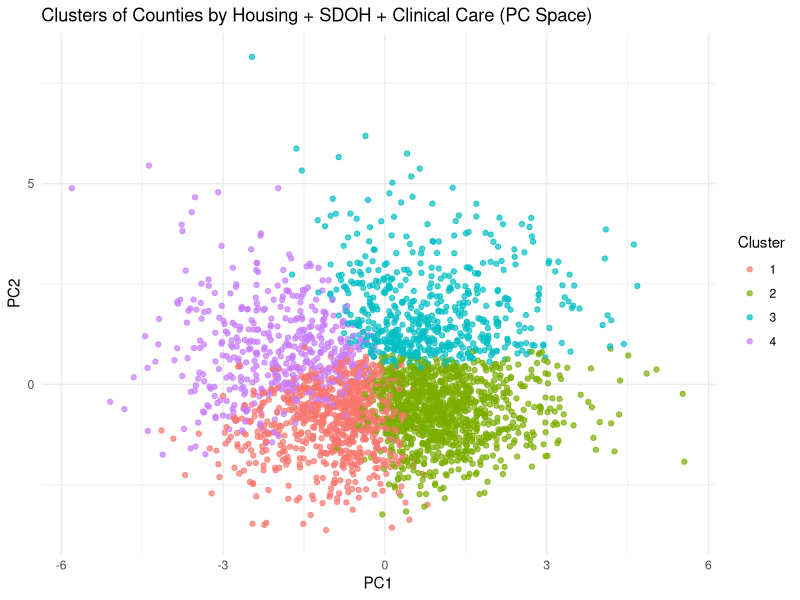
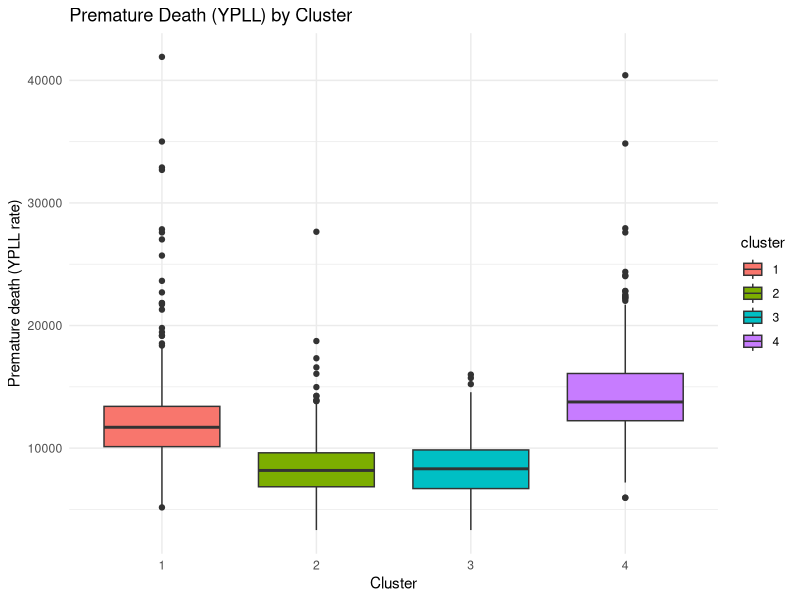

Source code (R) for these figures, in order:
library('tidyverse')
library('tidyr')


chr_clean <- read_csv("derived_data/chr_clean_full.csv")

pred_vars <- c(
  "percentage_of_households_with_high_housing_costs",
  "severe_housing_cost_burden_raw_value",
  "median_household_income_raw_value",
  "children_in_poverty_raw_value",
  "uninsured_raw_value",
  "ratio_of_population_to_primary_care_physicians",
  "preventable_hospital_stays_raw_value"
)

pca_dat <- chr_clean |>
  select(
    premature_death_raw_value,    # outcome (keep for later)
    all_of(pred_vars)
  ) |>
  tidyr::drop_na()

X <- pca_dat |>
  select(all_of(pred_vars))

pc_res <- prcomp(X, center = TRUE, scale. = TRUE)

pcs <- pc_res$x |>
  as_tibble() |>
  mutate(
    premature_death_raw_value = pca_dat$premature_death_raw_value
  )

pc_for_cluster <- pcs |>
  select(PC1:PC3)

km <- kmeans(pc_for_cluster, centers = 4, nstart = 25)

pcs <- pcs |>
  mutate(cluster = factor(km$cluster))


ypll_pca <- ggplot(pcs, aes(PC1, PC2, color = cluster)) +
  geom_point(alpha = 0.7) +
  theme_minimal() +
  labs(
    title = "Clusters of Counties by Housing + SDOH + Clinical Care (PC Space)",
    color = "Cluster"
  )
ggsave("figures/ypll_pca.png", ypll_pca)


pcs |>
  group_by(cluster) |>
  summarise(
    n = n(),
    mean_ypll = mean(premature_death_raw_value, na.rm = TRUE),
    sd_ypll   = sd(premature_death_raw_value, na.rm = TRUE)
  )

boxplot <- ggplot(pcs, aes(cluster, premature_death_raw_value, fill = cluster)) +
  geom_boxplot() +
  theme_minimal() +
  labs(
    title = "Premature Death (YPLL) by Cluster",
    x = "Cluster",
    y = "Premature death (YPLL rate)"
  )
ggsave("figures/ypll_pca_boxplot.png", boxplot)

cluster_profile <- pca_dat |>
  mutate(cluster = pcs$cluster) |>
  group_by(cluster) |>
  summarise(
    n = n(),
    across(all_of(pred_vars), ~ mean(.x, na.rm = TRUE))
  )

cluster_profile

